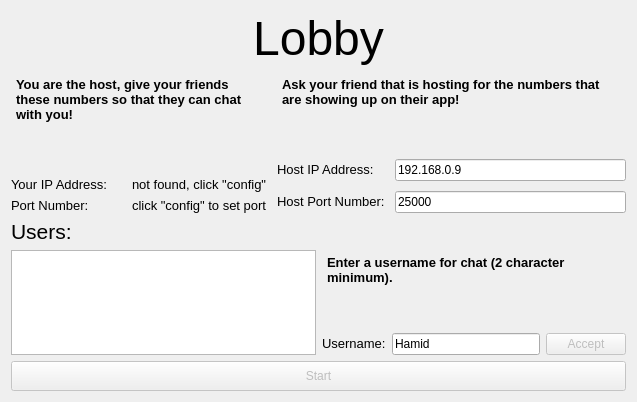
<?xml version="1.0" encoding="UTF-8"?>
<ui version="4.0">
 <class>lobby</class>
 <widget class="QDialog" name="lobby">
  <property name="geometry">
   <rect>
    <x>0</x>
    <y>0</y>
    <width>633</width>
    <height>402</height>
   </rect>
  </property>
  <property name="sizePolicy">
   <sizepolicy hsizetype="Expanding" vsizetype="Expanding">
    <horstretch>0</horstretch>
    <verstretch>0</verstretch>
   </sizepolicy>
  </property>
  <property name="windowTitle">
   <string>Lobby</string>
  </property>
  <property name="styleSheet">
   <string notr="true"/>
  </property>
  <layout class="QVBoxLayout" name="verticalLayout_2">
   <item>
    <widget class="QLabel" name="l_lobby">
     <property name="styleSheet">
      <string notr="true">background-color: rgb(0, 0, 0, 0%);</string>
     </property>
     <property name="text">
      <string>&lt;html&gt;&lt;head/&gt;&lt;body&gt;&lt;p align=&quot;center&quot;&gt;&lt;span style=&quot; font-size:36pt;&quot;&gt;Lobby&lt;/span&gt;&lt;/p&gt;&lt;/body&gt;&lt;/html&gt;</string>
     </property>
    </widget>
   </item>
   <item>
    <layout class="QHBoxLayout" name="horizontalLayout">
     <property name="spacing">
      <number>10</number>
     </property>
     <property name="sizeConstraint">
      <enum>QLayout::SetNoConstraint</enum>
     </property>
     <item>
      <layout class="QGridLayout" name="gridLayout">
       <property name="sizeConstraint">
        <enum>QLayout::SetNoConstraint</enum>
       </property>
       <property name="topMargin">
        <number>0</number>
       </property>
       <property name="rightMargin">
        <number>0</number>
       </property>
       <property name="bottomMargin">
        <number>0</number>
       </property>
       <property name="spacing">
        <number>6</number>
       </property>
       <item row="0" column="0" colspan="2">
        <widget class="QTextBrowser" name="tb_hostinfo">
         <property name="styleSheet">
          <string notr="true">background-color: rgb(0, 0, 0, 0%);</string>
         </property>
         <property name="html">
          <string>&lt;!DOCTYPE HTML PUBLIC &quot;-//W3C//DTD HTML 4.0//EN&quot; &quot;http://www.w3.org/TR/REC-html40/strict.dtd&quot;&gt;
&lt;html&gt;&lt;head&gt;&lt;meta name=&quot;qrichtext&quot; content=&quot;1&quot; /&gt;&lt;style type=&quot;text/css&quot;&gt;
p, li { white-space: pre-wrap; }
&lt;/style&gt;&lt;/head&gt;&lt;body style=&quot; font-family:'MS Shell Dlg 2'; font-size:8.25pt; font-weight:400; font-style:normal;&quot;&gt;
&lt;p style=&quot; margin-top:0px; margin-bottom:0px; margin-left:0px; margin-right:0px; -qt-block-indent:0; text-indent:0px;&quot;&gt;&lt;span style=&quot; font-size:10pt; font-weight:600;&quot;&gt;You are the host, give your friends these numbers so that they can chat with you!&lt;/span&gt;&lt;/p&gt;&lt;/body&gt;&lt;/html&gt;</string>
         </property>
        </widget>
       </item>
       <item row="1" column="0">
        <widget class="QLabel" name="l_your_ip">
         <property name="styleSheet">
          <string notr="true">background-color: rgb(0, 0, 0, 0%);</string>
         </property>
         <property name="text">
          <string>&lt;html&gt;&lt;head/&gt;&lt;body&gt;&lt;p&gt;&lt;span style=&quot; font-size:10pt;&quot;&gt;Your IP Address:&lt;/span&gt;&lt;/p&gt;&lt;/body&gt;&lt;/html&gt;</string>
         </property>
        </widget>
       </item>
       <item row="1" column="1">
        <widget class="QLabel" name="l_your_ip_val">
         <property name="styleSheet">
          <string notr="true">background-color: rgb(0, 0, 0, 0%);</string>
         </property>
         <property name="text">
          <string>&lt;html&gt;&lt;head/&gt;&lt;body&gt;&lt;p&gt;&lt;span style=&quot; font-size:10pt;&quot;&gt;not found, click &amp;quot;config&amp;quot;&lt;/span&gt;&lt;/p&gt;&lt;/body&gt;&lt;/html&gt;</string>
         </property>
        </widget>
       </item>
       <item row="2" column="0">
        <widget class="QLabel" name="l_port">
         <property name="styleSheet">
          <string notr="true">background-color: rgb(0, 0, 0, 0%);</string>
         </property>
         <property name="text">
          <string>&lt;html&gt;&lt;head/&gt;&lt;body&gt;&lt;p&gt;&lt;span style=&quot; font-size:10pt;&quot;&gt;Port Number:&lt;/span&gt;&lt;/p&gt;&lt;/body&gt;&lt;/html&gt;</string>
         </property>
        </widget>
       </item>
       <item row="2" column="1">
        <widget class="QLabel" name="l_port_number">
         <property name="styleSheet">
          <string notr="true">background-color: rgb(0, 0, 0, 0%);</string>
         </property>
         <property name="text">
          <string>&lt;html&gt;&lt;head/&gt;&lt;body&gt;&lt;p&gt;&lt;span style=&quot; font-size:10pt;&quot;&gt;click &amp;quot;config&amp;quot; to set port&lt;/span&gt;&lt;/p&gt;&lt;/body&gt;&lt;/html&gt;</string>
         </property>
        </widget>
       </item>
      </layout>
     </item>
     <item>
      <layout class="QGridLayout" name="gridLayout_2">
       <property name="sizeConstraint">
        <enum>QLayout::SetNoConstraint</enum>
       </property>
       <item row="0" column="0" colspan="2">
        <widget class="QTextBrowser" name="tb_clientinfo">
         <property name="sizePolicy">
          <sizepolicy hsizetype="Expanding" vsizetype="Expanding">
           <horstretch>0</horstretch>
           <verstretch>0</verstretch>
          </sizepolicy>
         </property>
         <property name="maximumSize">
          <size>
           <width>16777215</width>
           <height>16777215</height>
          </size>
         </property>
         <property name="styleSheet">
          <string notr="true">background-color: rgb(0, 0, 0, 0%);</string>
         </property>
         <property name="html">
          <string>&lt;!DOCTYPE HTML PUBLIC &quot;-//W3C//DTD HTML 4.0//EN&quot; &quot;http://www.w3.org/TR/REC-html40/strict.dtd&quot;&gt;
&lt;html&gt;&lt;head&gt;&lt;meta name=&quot;qrichtext&quot; content=&quot;1&quot; /&gt;&lt;style type=&quot;text/css&quot;&gt;
p, li { white-space: pre-wrap; }
&lt;/style&gt;&lt;/head&gt;&lt;body style=&quot; font-family:'MS Shell Dlg 2'; font-size:8.25pt; font-weight:400; font-style:normal;&quot;&gt;
&lt;p style=&quot; margin-top:0px; margin-bottom:0px; margin-left:0px; margin-right:0px; -qt-block-indent:0; text-indent:0px;&quot;&gt;&lt;span style=&quot; font-size:10pt; font-weight:600;&quot;&gt;Ask your friend that is hosting for the numbers that are showing up on their app!&lt;/span&gt;&lt;/p&gt;&lt;/body&gt;&lt;/html&gt;</string>
         </property>
        </widget>
       </item>
       <item row="1" column="0">
        <widget class="QLabel" name="l_host_ip">
         <property name="styleSheet">
          <string notr="true">background-color: rgb(0, 0, 0, 0%);</string>
         </property>
         <property name="text">
          <string>&lt;html&gt;&lt;head/&gt;&lt;body&gt;&lt;p&gt;&lt;span style=&quot; font-size:10pt;&quot;&gt;Host IP Address:&lt;/span&gt;&lt;/p&gt;&lt;/body&gt;&lt;/html&gt;</string>
         </property>
         <property name="buddy">
          <cstring>le_host_ip</cstring>
         </property>
        </widget>
       </item>
       <item row="2" column="0">
        <widget class="QLabel" name="l_host_port_number">
         <property name="styleSheet">
          <string notr="true">background-color: rgb(0, 0, 0, 0%);</string>
         </property>
         <property name="text">
          <string>&lt;html&gt;&lt;head/&gt;&lt;body&gt;&lt;p&gt;&lt;span style=&quot; font-size:10pt;&quot;&gt;Host Port Number:&lt;/span&gt;&lt;/p&gt;&lt;/body&gt;&lt;/html&gt;</string>
         </property>
         <property name="buddy">
          <cstring>le_host_port</cstring>
         </property>
        </widget>
       </item>
       <item row="2" column="1">
        <widget class="QLineEdit" name="le_host_port">
         <property name="autoFillBackground">
          <bool>false</bool>
         </property>
         <property name="text">
          <string>25000</string>
         </property>
         <property name="placeholderText">
          <string>Enter Port</string>
         </property>
        </widget>
       </item>
       <item row="1" column="1">
        <widget class="QLineEdit" name="le_host_ip">
         <property name="enabled">
          <bool>true</bool>
         </property>
         <property name="styleSheet">
          <string notr="true">selection-background-color: rgb(255, 234, 2);</string>
         </property>
         <property name="text">
          <string>192.168.0.9</string>
         </property>
         <property name="frame">
          <bool>true</bool>
         </property>
         <property name="placeholderText">
          <string>Enter IP Address</string>
         </property>
        </widget>
       </item>
      </layout>
     </item>
    </layout>
   </item>
   <item>
    <layout class="QHBoxLayout" name="horizontalLayout_3">
     <item>
      <widget class="QLabel" name="l_users_joined">
       <property name="minimumSize">
        <size>
         <width>264</width>
         <height>0</height>
        </size>
       </property>
       <property name="styleSheet">
        <string notr="true">background-color: rgb(0, 0, 0, 0%);</string>
       </property>
       <property name="text">
        <string>&lt;html&gt;&lt;head/&gt;&lt;body&gt;&lt;p&gt;&lt;span style=&quot; font-size:16pt;&quot;&gt;Users:&lt;/span&gt;&lt;/p&gt;&lt;/body&gt;&lt;/html&gt;</string>
       </property>
      </widget>
     </item>
    </layout>
   </item>
   <item>
    <layout class="QHBoxLayout" name="horizontalLayout_2">
     <property name="sizeConstraint">
      <enum>QLayout::SetMinimumSize</enum>
     </property>
     <item>
      <layout class="QVBoxLayout" name="verticalLayout">
       <property name="sizeConstraint">
        <enum>QLayout::SetNoConstraint</enum>
       </property>
       <item>
        <widget class="QTextBrowser" name="tb_users_joined">
         <property name="font">
          <font>
           <pointsize>10</pointsize>
          </font>
         </property>
         <property name="sizeAdjustPolicy">
          <enum>QAbstractScrollArea::AdjustToContents</enum>
         </property>
        </widget>
       </item>
      </layout>
     </item>
     <item>
      <layout class="QGridLayout" name="gridLayout_3">
       <item row="1" column="0" colspan="3">
        <widget class="QTextBrowser" name="tb_username">
         <property name="styleSheet">
          <string notr="true">background-color: rgb(0, 0, 0, 0%);</string>
         </property>
         <property name="html">
          <string>&lt;!DOCTYPE HTML PUBLIC &quot;-//W3C//DTD HTML 4.0//EN&quot; &quot;http://www.w3.org/TR/REC-html40/strict.dtd&quot;&gt;
&lt;html&gt;&lt;head&gt;&lt;meta name=&quot;qrichtext&quot; content=&quot;1&quot; /&gt;&lt;style type=&quot;text/css&quot;&gt;
p, li { white-space: pre-wrap; }
&lt;/style&gt;&lt;/head&gt;&lt;body style=&quot; font-family:'MS Shell Dlg 2'; font-size:8.25pt; font-weight:400; font-style:normal;&quot;&gt;
&lt;p style=&quot; margin-top:0px; margin-bottom:0px; margin-left:0px; margin-right:0px; -qt-block-indent:0; text-indent:0px;&quot;&gt;&lt;span style=&quot; font-size:10pt; font-weight:600;&quot;&gt;Enter a username for chat (2 character minimum).&lt;/span&gt;&lt;/p&gt;&lt;/body&gt;&lt;/html&gt;</string>
         </property>
        </widget>
       </item>
       <item row="2" column="1">
        <widget class="QLineEdit" name="le_username">
         <property name="sizePolicy">
          <sizepolicy hsizetype="Expanding" vsizetype="Preferred">
           <horstretch>0</horstretch>
           <verstretch>0</verstretch>
          </sizepolicy>
         </property>
         <property name="autoFillBackground">
          <bool>false</bool>
         </property>
         <property name="text">
          <string>Hamid</string>
         </property>
         <property name="placeholderText">
          <string>Enter Username</string>
         </property>
         <property name="clearButtonEnabled">
          <bool>false</bool>
         </property>
        </widget>
       </item>
       <item row="2" column="0">
        <widget class="QLabel" name="l_username">
         <property name="styleSheet">
          <string notr="true">background-color: rgb(0, 0, 0, 0%);</string>
         </property>
         <property name="text">
          <string>&lt;html&gt;&lt;head/&gt;&lt;body&gt;&lt;p&gt;&lt;span style=&quot; font-size:10pt;&quot;&gt;Username:&lt;/span&gt;&lt;/p&gt;&lt;/body&gt;&lt;/html&gt;</string>
         </property>
         <property name="buddy">
          <cstring>le_username</cstring>
         </property>
        </widget>
       </item>
       <item row="2" column="2">
        <widget class="QPushButton" name="pb_accept">
         <property name="enabled">
          <bool>false</bool>
         </property>
         <property name="sizePolicy">
          <sizepolicy hsizetype="Minimum" vsizetype="Preferred">
           <horstretch>0</horstretch>
           <verstretch>0</verstretch>
          </sizepolicy>
         </property>
         <property name="text">
          <string>Accept</string>
         </property>
        </widget>
       </item>
      </layout>
     </item>
    </layout>
   </item>
   <item>
    <widget class="QPushButton" name="pb_start">
     <property name="enabled">
      <bool>false</bool>
     </property>
     <property name="minimumSize">
      <size>
       <width>615</width>
       <height>30</height>
      </size>
     </property>
     <property name="maximumSize">
      <size>
       <width>16777214</width>
       <height>16777215</height>
      </size>
     </property>
     <property name="text">
      <string>Start</string>
     </property>
    </widget>
   </item>
  </layout>
  <zorder>pb_start</zorder>
  <zorder>l_lobby</zorder>
  <zorder></zorder>
  <zorder></zorder>
 </widget>
 <tabstops>
  <tabstop>le_host_ip</tabstop>
  <tabstop>le_host_port</tabstop>
  <tabstop>le_username</tabstop>
  <tabstop>tb_users_joined</tabstop>
  <tabstop>tb_clientinfo</tabstop>
  <tabstop>tb_hostinfo</tabstop>
  <tabstop>tb_username</tabstop>
 </tabstops>
 <resources/>
 <connections>
  <connection>
   <sender>le_username</sender>
   <signal>returnPressed()</signal>
   <receiver>pb_accept</receiver>
   <slot>click()</slot>
   <hints>
    <hint type="sourcelabel">
     <x>516</x>
     <y>328</y>
    </hint>
    <hint type="destinationlabel">
     <x>591</x>
     <y>333</y>
    </hint>
   </hints>
  </connection>
 </connections>
</ui>
